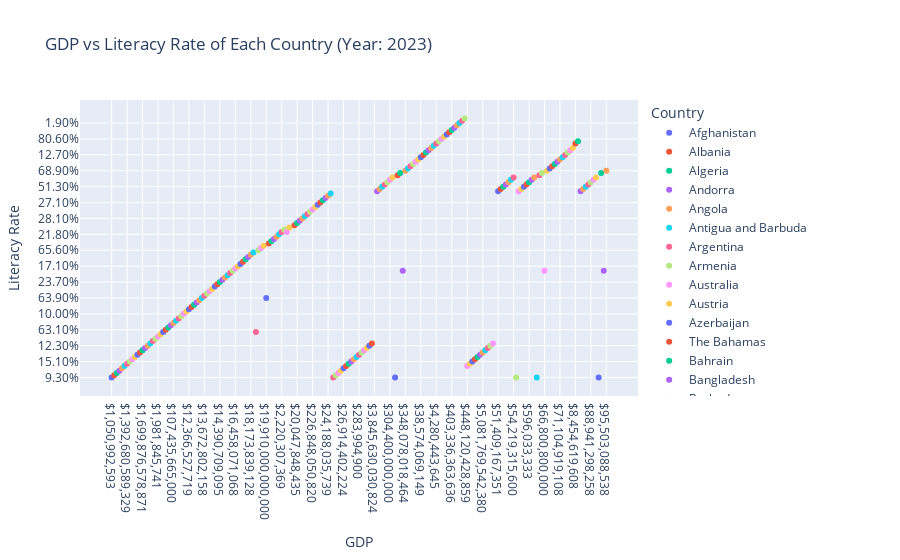

The notebook cell this image was saved under:
### Markdown cell above
#9. Plot the GDP and Literacy Rate of Each Country (Year: 2023)

### Code cell
import plotly.express as px

# Filter data for the year 2023
df_2023 = df[df['Year'] == 2023]
df = pd.read_csv('world_literacy_data_2021_2023.csv') # iris is a pandas DataFrame
fig = px.scatter(df_2023, x="GDP", y="Literacy Rate", color='Country', 
                                 title='GDP vs Literacy Rate of Each Country (Year: 2023)')


fig.update_layout(
    xaxis_title='GDP',
    yaxis_title='Literacy Rate',
    legend_title='Country'
)
fig.show()
